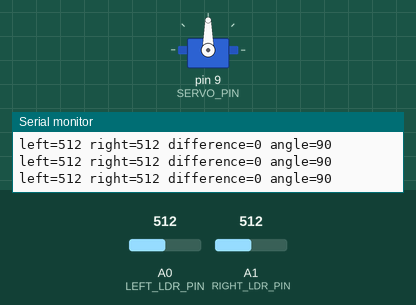
Simulated run of this sketch. Board: Arduino Uno, built with avr-gcc and run on an emulated ATmega328P. On the bench: servo, the last lines printed to the serial monitor. Inputs (shaded band) come from the test bench; at power-on: A0 (LEFT_LDR_PIN) = 512, A1 (RIGHT_LDR_PIN) = 512.

Above: at 1.2 s.
1.3 s: A0 (LEFT_LDR_PIN) set to 533
3.0 s: A0 (LEFT_LDR_PIN) set to 549
At 4.02 s:
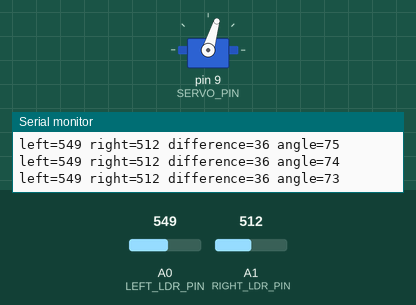
6.0 s: A1 (RIGHT_LDR_PIN) set to 527
At 6.0 s:
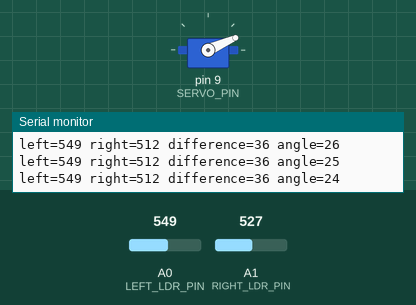
7.5 s: A1 (RIGHT_LDR_PIN) set to 511
At 9.0 s:
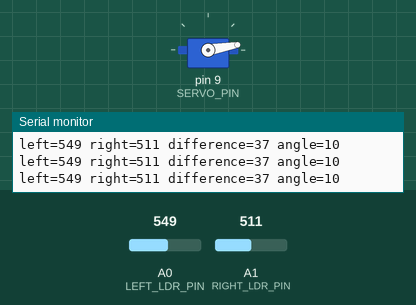
Timing chart, 0 to 10.5 s (numbered marks = the images above; inputs shaded):
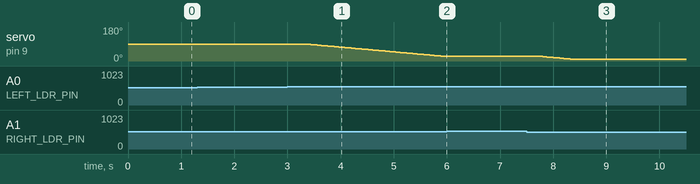

Measured:
- the behaviour switches between 548 and 549 on A0 (LEFT_LDR_PIN) (found by bisection; images 0 and 1)
- the behaviour switches between 513 and 514 on A1 (RIGHT_LDR_PIN) (found by bisection; images 1 and 2)
- after the input at 3.0 s, servo on pin 9 (SERVO_PIN): moves from 90° to 24° over 2.6 s, starting after 0.36 s
- after the input at 6.0 s, servo on pin 9 (SERVO_PIN): stays 24° (without the input it goes to 23° after 0.00 s)
- after the input at 7.5 s, servo on pin 9 (SERVO_PIN): moves from 24° to 10° over 0.52 s, starting after 0.30 s

The sketch:

dual_ldr_tracker.ino
```cpp
#include <Servo.h>
#define LEFT_LDR_PIN A0
#define RIGHT_LDR_PIN A1
#define SERVO_PIN 9

Servo trackerServo;
float leftFiltered = 0.0f;
float rightFiltered = 0.0f;
int servoAngle = 90;
const int DEAD_BAND = 35;
const int MIN_ANGLE = 10;
const int MAX_ANGLE = 170;
const int STEP_DEGREES = 1;
const bool SERVO_REVERSED = false;
unsigned long lastUpdate = 0;

void setup() {
  Serial.begin(115200);
  trackerServo.attach(SERVO_PIN);
  trackerServo.write(servoAngle);
  leftFiltered = analogRead(LEFT_LDR_PIN);
  rightFiltered = analogRead(RIGHT_LDR_PIN);
}

void loop() {
  unsigned long now = millis();
  if (now - lastUpdate < 40) return;
  lastUpdate = now;
  leftFiltered = leftFiltered * 0.75f + analogRead(LEFT_LDR_PIN) * 0.25f;
  rightFiltered = rightFiltered * 0.75f + analogRead(RIGHT_LDR_PIN) * 0.25f;
  int difference = (int)(leftFiltered - rightFiltered);
  if (abs(difference) > DEAD_BAND) {
    int direction = difference > 0 ? -1 : 1;
    if (SERVO_REVERSED) direction = -direction;
    servoAngle = constrain(servoAngle + direction * STEP_DEGREES, MIN_ANGLE, MAX_ANGLE);
    trackerServo.write(servoAngle);
  }
  Serial.print("left="); Serial.print(leftFiltered, 0);
  Serial.print(" right="); Serial.print(rightFiltered, 0);
  Serial.print(" difference="); Serial.print(difference);
  Serial.print(" angle="); Serial.println(servoAngle);
}
```
